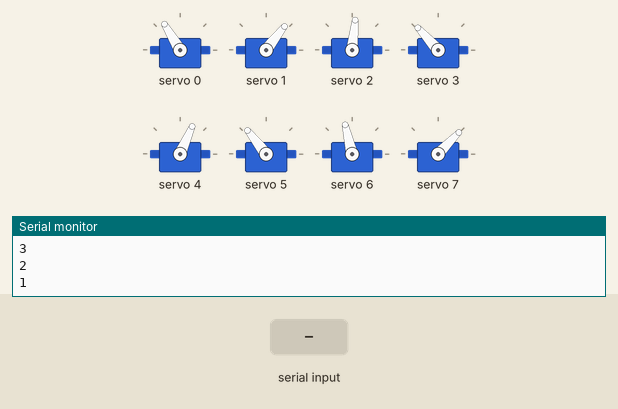
Bench run of a sketch on a simulated ESP32. On the bench: 8 × servo, the last lines printed to the serial monitor. The test bench sets the inputs (shaded band).

Above: at 12.2 s.
12.3 s: "2" received over Serial
At 12.99 s:
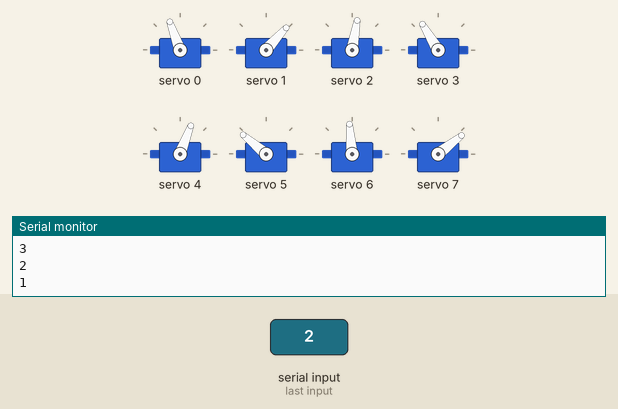
At 13.49 s:
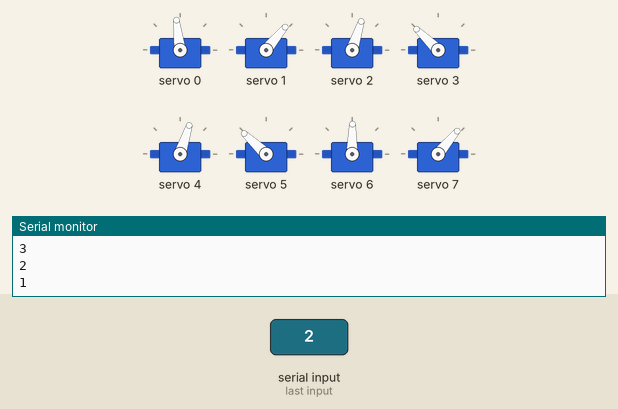
15.3 s: "1" received over Serial
18.3 s: "0" received over Serial
At 19.0 s:
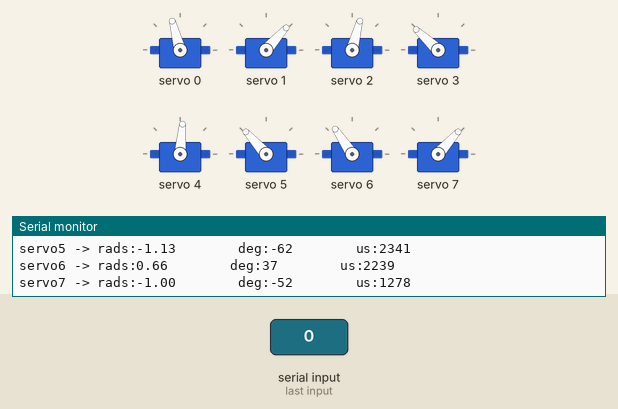
Timing chart, 0 to 21.3 s (numbered marks = the images above; inputs shaded):
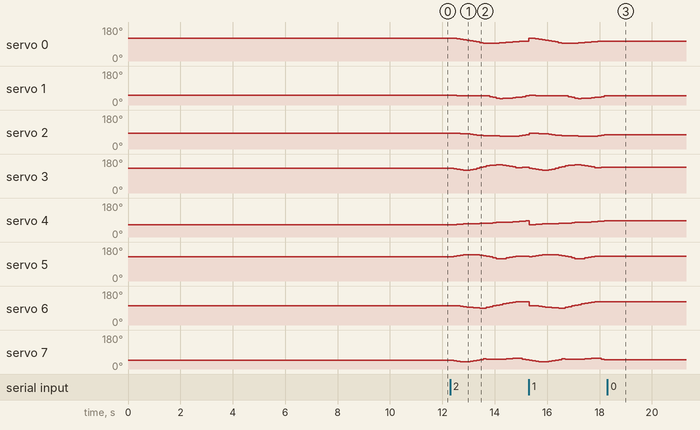

The sketch:

3D_SS_65.ino
```cpp
// HOW TO:
// ------------------------------
// Serial input = 2 -> Steps through gait sequence once and stops at the end.
// Serial input = 1 -> Steps through gait sequence in a loop.
// Serial input = 0 -> Stops infinite loop at the node where it is at that moment

//Gait template
#include <Wire.h>
#include <Adafruit_PWMServoDriver.h>

Adafruit_PWMServoDriver pca9685 = Adafruit_PWMServoDriver();

#define SERVO_FREQ 300
#define SER0 0 //Hip 1
#define SER1 1 //Knee 1
#define SER2 2 //Hip 2
#define SER3 3 //Knee 2
#define SER4 4 //Hip 3
#define SER5 5 //Knee 3
#define SER6 6 //Hip 4
#define SER7 7 //Knee 4

// Insert servo angles here:
// For 3D gaits, these angles are obtained from linearisation.py
// For 2D gaits, these angles are obtained from 2D_trajectory_reader.py
float SS_servo0[] = {-0.66708129, -0.65979969, -0.60703626, -0.54898944, -0.48751115, -0.41680734, -0.33673792, -0.25618525, -0.17478987, -0.09321371, -0.01212182,  0.01002646, -0.01371804, -0.0278076 , -0.04296482, -0.06238599, -0.09689712, -0.13287238, -0.1718756 , -0.21010291, -0.24015569, -0.26161624, -0.27703525, -0.29519934, -0.31138478, -0.33345962, -0.36288545, -0.39814624, -0.43688025, -0.47369336, -0.51392494, -0.54799627, -0.56500846, -0.58322845, -0.60028051, -0.62042902, -0.62927927, -0.63585358, -0.64275344, -0.64632093, -0.65162774};
float SS_servo1[] = {0.86440528, 0.87520113, 0.90110695, 0.92425058, 0.9434081 , 0.95354456, 0.95403704, 0.95408651, 0.94057938, 0.91740159, 0.8959439 , 0.94425013, 1.07265531, 1.16615489, 1.24733044, 1.29713545, 1.29100293, 1.25650683, 1.22388846, 1.18478638, 1.13508868, 1.08496719, 1.0232999 , 0.96728355, 0.91193269, 0.88583713, 0.93083   , 0.99824054, 1.0634    , 1.11432564, 1.16855567, 1.21792818, 1.22465597, 1.23193424, 1.23759674, 1.24104136, 1.18313716, 1.10882354, 1.03473434, 0.9574034 , 0.88617117};
float SS_servo2[] = {-0.26741444, -0.2779131 , -0.29285214, -0.3074453 , -0.32168734, -0.35108901, -0.39990233, -0.45096089, -0.50414003, -0.55546071, -0.59488285, -0.61081498, -0.61817325, -0.62038331, -0.62814483, -0.63819789, -0.64580402, -0.65110241, -0.65731608, -0.65997293, -0.65752673, -0.60674969, -0.54577469, -0.48531682, -0.42502556, -0.35872458, -0.28102164, -0.20033824, -0.11966001, -0.03903746,  0.04134888,  0.07169522,  0.02498987, -0.01342137, -0.04538005, -0.0798496 , -0.11588782, -0.14720906, -0.17985498, -0.21376102, -0.24501316};
float SS_servo3[] = {0.86800659, 0.79828385, 0.72093126, 0.65502237, 0.5990145 , 0.60034056, 0.67257994, 0.76389745, 0.8675896 , 0.97421885, 1.07817645, 1.16355268, 1.22362772, 1.26249153, 1.2974303 , 1.30971395, 1.26058539, 1.18730546, 1.11087505, 1.02486951, 0.9597502 , 0.959487  , 0.97949434, 1.00045928, 1.02132354, 1.02903574, 0.9895032 , 0.95308854, 0.91634787, 0.85089938, 0.79952356, 0.79371887, 0.87471707, 0.93828079, 0.98848833, 1.03280505, 1.02605137, 0.98955994, 0.95529796, 0.92653981, 0.8971001 };
float SS_servo4[] = { 0.66130829,  0.66212808,  0.6420201 ,  0.62183307,  0.60186198,  0.57925404,  0.55843247,  0.54201384,  0.528558  ,  0.5179537 ,  0.50800557,  0.49441547,  0.47069699,  0.4414439 ,  0.41149568,  0.38297329,  0.37238229,  0.36658337,  0.35953139,  0.34323134,  0.31401423,  0.27887095,  0.2462755 ,  0.20953036,  0.1765517 ,  0.13997622,  0.10571537,  0.07009351,  0.0277507 , -0.02381599, -0.05916392, -0.00360913,  0.07638652,  0.15757772,  0.23860768,  0.31764157,  0.38605916,  0.4481083 ,  0.50736827,  0.57433045,  0.64233241};
float SS_servo5[] = {-0.99203659, -1.075372  , -1.13981279, -1.20014077, -1.25320533, -1.27695151, -1.27085053, -1.25547362, -1.23260964, -1.20536112, -1.15598918, -1.07131549, -0.97789799, -0.88396532, -0.80143073, -0.74557798, -0.78378801, -0.8555267 , -0.93620652, -1.00811091, -1.0489301 , -1.06065524, -1.08153133, -1.09951747, -1.12707069, -1.13113895, -1.06911718, -0.98854574, -0.90452392, -0.80951146, -0.74236943, -0.7887616 , -0.81809602, -0.88382311, -0.96077673, -1.00636211, -1.00262411, -0.98308407, -0.96009209, -0.94270759, -0.94483923};
float SS_servo6[] = { 0.23969469,  0.22459845,  0.18808318,  0.15070433,  0.11270041,  0.07339781,  0.03967124,  0.01040803, -0.02158381, -0.05527767, -0.05178534,  0.02003902,  0.10094941,  0.18218816,  0.26299404,  0.34114432,  0.40737108,  0.46479933,  0.51836061,  0.56588953,  0.62837709,  0.64350311,  0.6492083 ,  0.65440706,  0.6599493 ,  0.66199742,  0.64316471,  0.62119456,  0.60148793,  0.58690647,  0.56761381,  0.52768744,  0.4736426 ,  0.41978506,  0.36841312,  0.32233707,  0.29697738,  0.28650891,  0.27631106,  0.26483024,  0.2507803 };
float SS_servo7[] = {-0.97107404, -1.04218043, -1.08510265, -1.12237125, -1.14999574, -1.14000986, -1.09324924, -1.03291266, -0.95141002, -0.85710487, -0.80737307, -0.83333211, -0.83927613, -0.84061995, -0.84082249, -0.83762218, -0.82291346, -0.79936699, -0.7709042 , -0.73542162, -0.72309951, -0.74656892, -0.83039635, -0.91630921, -1.00265875, -1.0734554 , -1.05766131, -1.02709303, -1.00802625, -1.00589907, -0.9973964 , -0.93982751, -0.85681425, -0.77222492, -0.68891399, -0.62332171, -0.63950461, -0.70445461, -0.77585762, -0.84726894, -0.91381743};

int node=0;
int first=0;
int input=0;
int end_time=0;
int time_step=120000;
int steps = sizeof(SS_servo0)/sizeof(SS_servo0[0]);
int one_print = 0;

// -------------------Joint configurations-------------------
int servo0=0;
int servo0_deg=0;
int servo1=0;
int servo1_deg=0;
int servo2=0;
int servo2_deg=0;
int servo3=0;
int servo3_deg=0;
int servo4=0;
int servo4_deg=0;
int servo5=0;
int servo5_deg=0;
int servo6=0;
int servo6_deg=0;
int servo7=0;
int servo7_deg=0;

void setup() {
  Serial.begin(115200);
  pca9685.begin();

  pca9685.setOscillatorFrequency(27000000); //Value between 24MHz and 27MHz, tuned for this setup
  pca9685.setPWMFreq(SERVO_FREQ);
  delay (1000);

  servo0_deg=SS_servo0[0]/3.14159265*180;
  servo0=map(servo0_deg,-38,90,2200,1030);
  servo1_deg=SS_servo1[0]/3.14159265*180;
  servo1=map(servo1_deg,-90,90,2600,950);
  servo2_deg=SS_servo2[0]/3.14159265*180;
  servo2=map(servo2_deg,-38,90,1510,2730);
  servo3_deg=SS_servo3[0]/3.14159265*180;
  servo3=map(servo3_deg,-90,90,1100,2700);
  servo4_deg=SS_servo4[0]/3.14159265*180;
  servo4=map(servo4_deg,-90,38,2700,1500);
  servo5_deg=SS_servo5[0]/3.14159265*180;
  servo5=map(servo5_deg,-90,90,2600,930);
  servo6_deg=SS_servo6[0]/3.14159265*180;
  servo6=map(servo6_deg,-90,38,850,2250);
  servo7_deg=SS_servo7[0]/3.14159265*180;
  servo7=map(servo7_deg,-90,90,920,2620);

  pca9685.setPWM(SER0,0,servo0);
  pca9685.setPWM(SER1,0,servo1);
  pca9685.setPWM(SER2,0,servo2);
  pca9685.setPWM(SER3,0,servo3);
  pca9685.setPWM(SER4,0,servo4);
  pca9685.setPWM(SER5,0,servo5);
  pca9685.setPWM(SER6,0,servo6);
  pca9685.setPWM(SER7,0,servo7);

  Serial.print("Node:");
  Serial.println(node);
  Serial.print("servo0 -> rads:");
  Serial.print(SS_servo0[node]);
  Serial.print("        deg:");
  Serial.print(servo0_deg);
  Serial.print("        us:");
  Serial.println(servo0);
  Serial.print("servo1 -> rads:");
  Serial.print(SS_servo1[node]);
  Serial.print("        deg:");
  Serial.print(servo1_deg);
  Serial.print("        us:");
  Serial.println(servo1);
  Serial.print("servo2 -> rads:");
  Serial.print(SS_servo2[node]);
  Serial.print("        deg:");
  Serial.print(servo2_deg);
  Serial.print("        us:");
  Serial.println(servo2);
  Serial.print("servo3 -> rads:");
  Serial.print(SS_servo3[node]);
  Serial.print("        deg:");
  Serial.print(servo3_deg);
  Serial.print("        us:");
  Serial.println(servo3);
  Serial.print("servo4 -> rads:");
  Serial.print(SS_servo4[node]);
  Serial.print("        deg:");
  Serial.print(servo4_deg);
  Serial.print("        us:");
  Serial.println(servo4);
  Serial.print("servo5 -> rads:");
  Serial.print(SS_servo5[node]);
  Serial.print("        deg:");
  Serial.print(servo5_deg);
  Serial.print("        us:");
  Serial.println(servo5);
  Serial.print("servo6 -> rads:");
  Serial.print(SS_servo6[node]);
  Serial.print("        deg:");
  Serial.print(servo6_deg);
  Serial.print("        us:");
  Serial.println(servo6);
  Serial.print("servo7 -> rads:");
  Serial.print(SS_servo7[node]);
  Serial.print("        deg:");
  Serial.print(servo7_deg);
  Serial.print("        us:");
  Serial.println(servo7);

  Serial.println("10");
  delay(1000);
  Serial.println("9");
  delay(1000);
  Serial.println("8");
  delay(1000);
  Serial.println("7");
  delay(1000);
  Serial.println("6");
  delay(1000);
  Serial.println("5");
  delay(1000);
  Serial.println("4");
  delay(1000);
  Serial.println("3");
  delay(1000);
  Serial.println("2");
  delay(1000);
  Serial.println("1");
  delay(1000);

}

void loop()
{
  if(Serial.available()>0)
  {
    first=Serial.read();
    if(first=='2')
    {
      input=2;
      node=0;
      one_print=1;
    }
    if(first=='1')
    {
      input=1;
      node=0;
      one_print=1;
    }
    if(first=='0')
    {
      input=0;
    }
  }
  if(input==1 or input==2)
  {
      if(esp_timer_get_time()>=end_time)
      {
        servo0_deg=SS_servo0[node]/3.14159265*180;
        servo0=map(servo0_deg,-38,90,2200,1030);
        servo1_deg=SS_servo1[node]/3.14159265*180;
        servo1=map(servo1_deg,-90,90,2600,950);
        servo2_deg=SS_servo2[node]/3.14159265*180;
        servo2=map(servo2_deg,-38,90,1510,2730);
        servo3_deg=SS_servo3[node]/3.14159265*180;
        servo3=map(servo3_deg,-90,90,1100,2700);
        servo4_deg=SS_servo4[node]/3.14159265*180;
        servo4=map(servo4_deg,-90,38,2700,1500);
        servo5_deg=SS_servo5[node]/3.14159265*180;
        servo5=map(servo5_deg,-90,90,2600,930);
        servo6_deg=SS_servo6[node]/3.14159265*180;
        servo6=map(servo6_deg,-90,38,850,2250);
        servo7_deg=SS_servo7[node]/3.14159265*180;
        servo7=map(servo7_deg,-90,90,920,2620);

        pca9685.setPWM(SER0,0,servo0);
        pca9685.setPWM(SER1,0,servo1);
        pca9685.setPWM(SER2,0,servo2);
        pca9685.setPWM(SER3,0,servo3);
        pca9685.setPWM(SER4,0,servo4);
        pca9685.setPWM(SER5,0,servo5);
        pca9685.setPWM(SER6,0,servo6);
        pca9685.setPWM(SER7,0,servo7);

        node+=1;
        if(node>=steps and input==1)
        {
          Serial.print("Input:");
          Serial.println(input);
          node=0;
        }
        if(node>=steps and input==2)
        {
          Serial.print("Input:");
          Serial.println(input);
          input=0;
        }
         end_time=esp_timer_get_time()+time_step;
      }
   }

  if(input == 0)
  {
        pca9685.setPWM(SER0,0,servo0);
        pca9685.setPWM(SER1,0,servo1);
        pca9685.setPWM(SER2,0,servo2);
        pca9685.setPWM(SER3,0,servo3);
        pca9685.setPWM(SER4,0,servo4);
        pca9685.setPWM(SER5,0,servo5);
        pca9685.setPWM(SER6,0,servo6);
        pca9685.setPWM(SER7,0,servo7);

        if(one_print==1)
        {
          Serial.print("Input:");
          Serial.println(input);
          Serial.print("Node:");
          Serial.println(node);
          Serial.print("servo0 -> rads:");
          Serial.print(SS_servo0[node]);
          Serial.print("        deg:");
          Serial.print(servo0_deg);
          Serial.print("        us:");
          Serial.println(servo0);
          Serial.print("servo1 -> rads:");
          Serial.print(SS_servo1[node]);
          Serial.print("        deg:");
          Serial.print(servo1_deg);
          Serial.print("        us:");
          Serial.println(servo1);
          Serial.print("servo2 -> rads:");
          Serial.print(SS_servo2[node]);
          Serial.print("        deg:");
          Serial.print(servo2_deg);
          Serial.print("        us:");
          Serial.println(servo2);
          Serial.print("servo3 -> rads:");
          Serial.print(SS_servo3[node]);
          Serial.print("        deg:");
          Serial.print(servo3_deg);
          Serial.print("        us:");
          Serial.println(servo3);
          Serial.print("servo4 -> rads:");
          Serial.print(SS_servo4[node]);
          Serial.print("        deg:");
          Serial.print(servo4_deg);
          Serial.print("        us:");
          Serial.println(servo4);
          Serial.print("servo5 -> rads:");
          Serial.print(SS_servo5[node]);
          Serial.print("        deg:");
          Serial.print(servo5_deg);
          Serial.print("        us:");
          Serial.println(servo5);
          Serial.print("servo6 -> rads:");
          Serial.print(SS_servo6[node]);
          Serial.print("        deg:");
          Serial.print(servo6_deg);
          Serial.print("        us:");
          Serial.println(servo6);
          Serial.print("servo7 -> rads:");
          Serial.print(SS_servo7[node]);
          Serial.print("        deg:");
          Serial.print(servo7_deg);
          Serial.print("        us:");
          Serial.println(servo7);
          one_print=0;
        }

  }
}
```

Measured:
- after the input at 12.3 s, servo 0: 121° → 120° after 0.13 s, → 118° 0.13 s later, → 116° 0.13 s later, → 113° 0.13 s later, … (20 changes in this stretch); servo 1: 52° → 51° after 0.13 s, → 50° 0.13 s later, → 48° 0.25 s later, → 49° 0.50 s later, … (18 changes in this stretch)
- after the input at 18.3 s, servo 0: stops changing and stays 105°; servo 1, servo 7: stops changing and stays 48°; servo 2: stops changing and stays 75°; servo 3: stops changing and stays 137°; servo 4: stops changing and stays 85°
